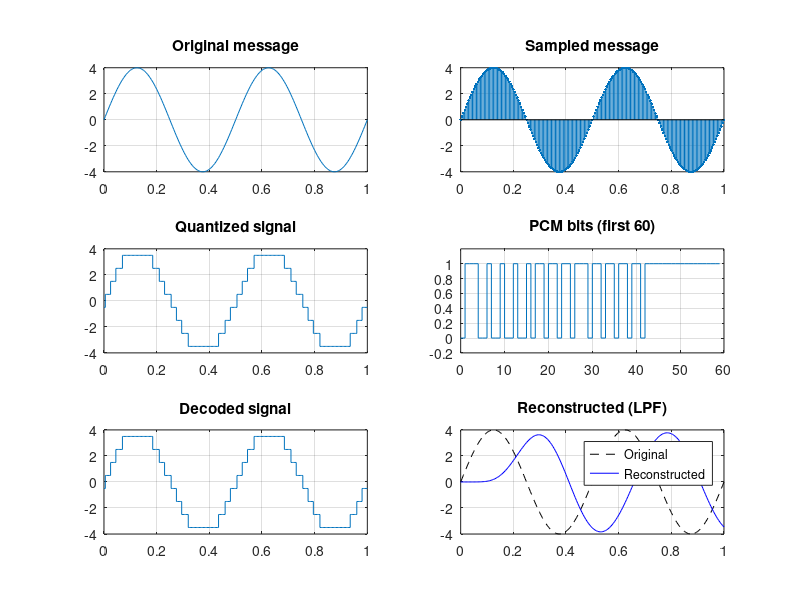

Reproduce this figure in MATLAB.
% EXPERIMENT 1: Pulse Code Modulation and Demodulation
% 3-bit uniform PCM; no toolboxes needed
clc; clear; close all;
A = 4; fm = 2; fs = 100*fm;
t = 0:1/fs:1;
x = A*sin(2*pi*fm*t);

% Quantize to 8 levels: -3.5, -2.5, ..., +3.5
levels = -3.5:1:3.5;
index = min(8, max(1, ceil(x + 4)));
xq = levels(index);

% 3-bit PCM encoder, then decoder
words = dec2bin(index-1, 3);       % 000 to 111
bits = reshape((words.' - '0'), 1, []);
rx = reshape(bits, 3, []).';
decoded = reshape(levels(rx*[4;2;1] + 1), 1, []);

% Manual uses a sixth-order Butterworth LPF; provide toolbox-free fallback
if exist('butter','file') == 2
    [b,a] = butter(6,4*fm/fs);
    reconstructed = filter(b,a,decoded);
    disp('LPF: sixth-order Butterworth (matches manual)');
else
    alpha = 1-exp(-2*pi*(2*fm)/fs);
    reconstructed = filter(alpha,[1 alpha-1],decoded);
    disp('LPF: simple first-order fallback (no toolbox)');
end

fprintf('Sampling frequency = %d Hz, PCM rate = %d bits/s\n',fs,3*fs);
fprintf('First 12 PCM words:\n'); disp(words(1:12,:));
fprintf('Quantization MSE = %.4f\n', mean((x-xq).^2));

figure('Name','Exp 1 - PCM','Position',[100 100 1000 700]);
subplot(3,2,1); plot(t,x); title('Original message'); grid on;
subplot(3,2,2); stem(t,x,'.'); title('Sampled message'); grid on;
subplot(3,2,3); stairs(t,xq); title('Quantized signal'); grid on;
subplot(3,2,4); stairs(0:59,bits(1:60));
title('PCM bits (first 60)'); ylim([-0.2 1.2]); grid on;
subplot(3,2,5); stairs(t,decoded); title('Decoded signal'); grid on;
subplot(3,2,6); plot(t,x,'k--',t,reconstructed,'b');
title('Reconstructed (LPF)'); legend('Original','Reconstructed'); grid on;
saveas(gcf,'Exp1_PCM_Output.png');
